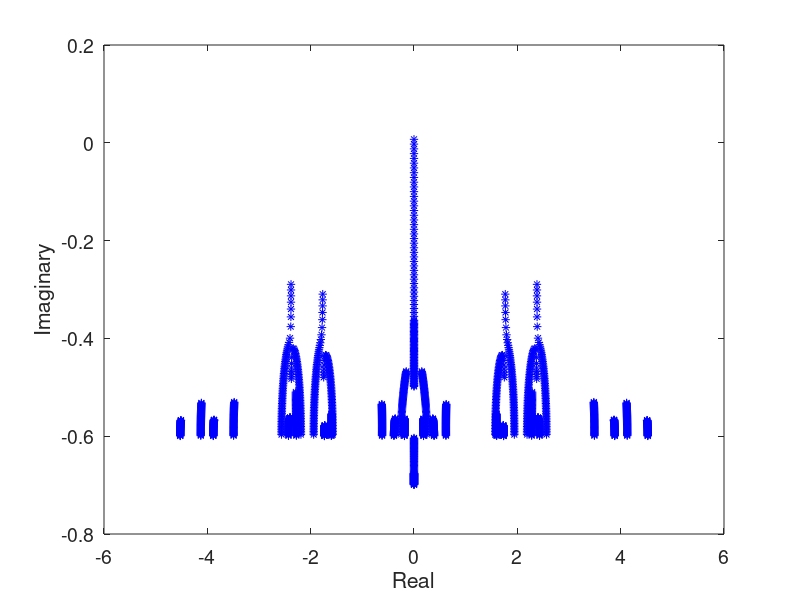
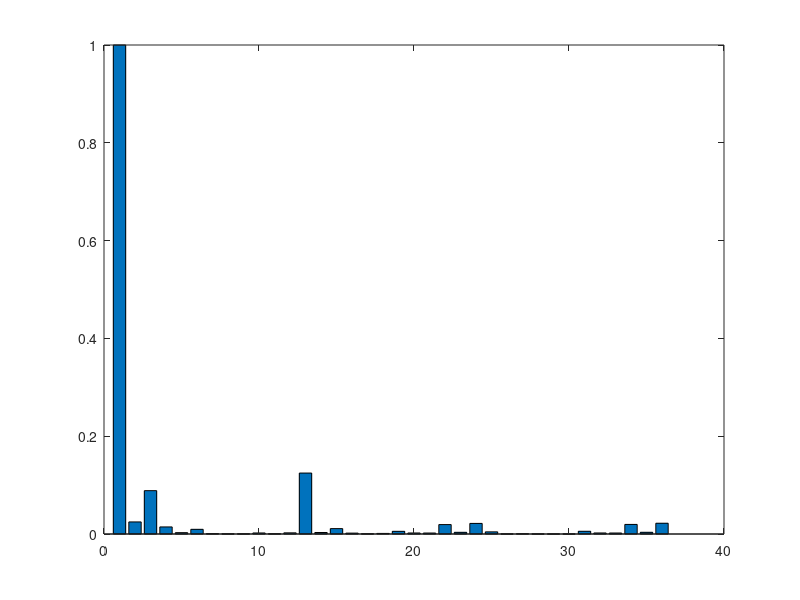
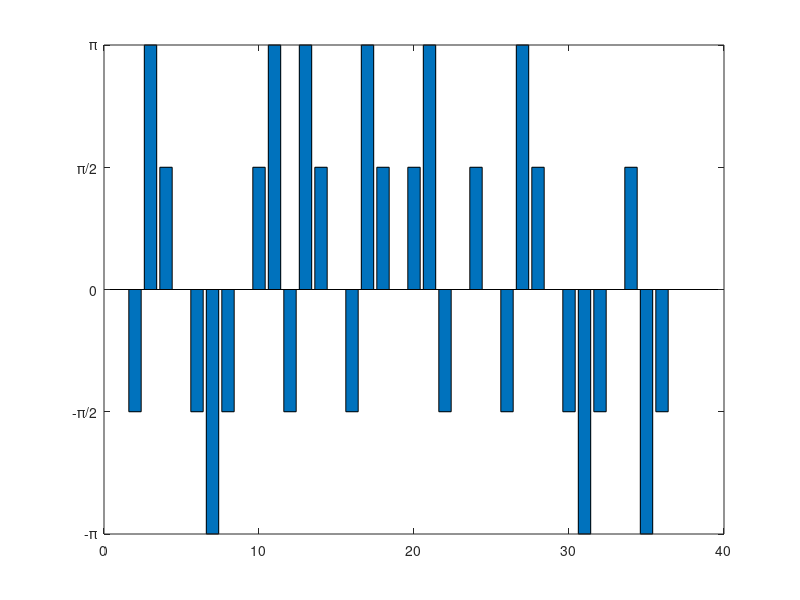
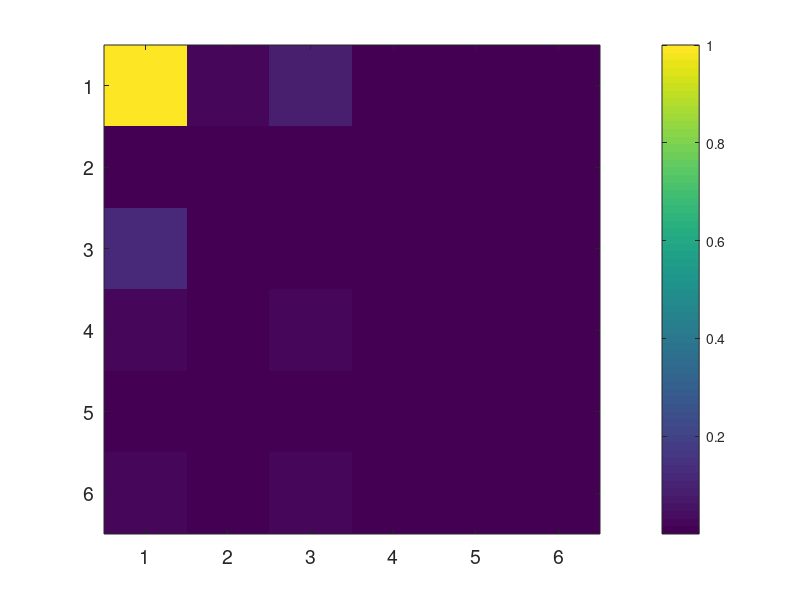

The MATLAB source for these figures, in order:
close all;
clc;
clear all;
t1 = 1;t2 = 1;
r = -0.2;k = 1;
N = 6;r0 = 0.5;
a = [repmat([0.596870221 1.592352575],[1 N/2-1]) 1.592352575];
b = ones(1,N-1).*[repmat([0.596870221 1.592352575],[1 N/2-1]) 1.592352575];
D = diag(-1i*r0 + repmat([0 1i*r],[1 N/2])) + diag(t1*b.*ones(1,N-1),1) + diag(t1*b.*ones(1,N-1),-1);
E = fliplr(diag(t2*ones(1,N)));
F = sparse(zeros(N));
H = sparse([D E*a(1) F F F F;...
            E*a(1) D E*a(2) F F F;...
            F E*a(2) D E*a(3) F F;...
            F F E*a(3) D E*a(4) F;...
            F F F E*a(4) D E*a(5);...
            F F F F E*a(5) D]);
    
%% open circle 3by3: S = [1 12 13 14 15 10 3]; 
%% backward diagonal: S = [1 12 11 14 15 22 21 28 29 32 31]; 
%% first column: S = [1 12 13 24 25 36];
%% S = [10 11 12 13 14 15 18 23 26 31];
%% S = [11 14 15 22 21 28 29];
%% S = [11 14 15 22 21]
% p = sparse(1,N^2);S = [8 10 11 21 22 28 29 35 ]; H = H + diag(p);D = 0.01*1i*eye(length(S));
p = sparse(1,N^2);S = [1 12 13 24 25 36]; H = H + diag(p);D = 0.01*1i*eye(length(S));
%%
figure;

while true
    H(S,S)
    H(S,S) = H(S,S) + D;[A,V] = eig(full(H));
    Re = diag(real(V)/t1);
    Im = diag(imag(V)/t1);
    plot(Re,Im,'b*');
    hold on;
    lam = diag(V);
    if find(imag(lam)>0)
        break
    end
    k = k+1;
end
xlabel('Real');
ylabel('Imaginary');
set(gca,'FontSize',14);
set(gcf, 'Position', [00, 00, 400, 300]);

Lasing = find(imag(diag(V))>0);
Intensity = abs(A(:,Lasing)).*abs(A(:,Lasing));
Intensity = Intensity./max(Intensity);
Phase = angle(A(:,Lasing));

figure;
bar(Intensity);
ylim([0 1]);
set(gcf, 'Position', [00, 00, 400, 300]);

figure;
bar(Phase);
ylim([-pi pi]);
set(gca,'ytick',[-pi,-pi/2,0,pi/2,pi]);
set(gca,'yticklabel',{'-\pi','-\pi/2','0','\pi/2','\pi'});
set(gcf, 'Position', [00, 00, 400, 300]);

for k = 1:1:N
    if mod(k,2) 
        RT(k,:) = Intensity((k-1)*N+(1:N));
    else
        RT(k,:) =  fliplr(Intensity((k-1)*N+(1:N))');
    end
end

for k = 1:1:N
    if mod(k,2)
        RA(k,:) = Phase((k-1)*N+(1:N));
    else
        RA(k,:) =  fliplr(Phase((k-1)*N+(1:N))');
    end
end

figure;
imagesc(RT);
colorbar;
set(gcf, 'Position', [00, 00, 400, 300]);
set(gca,'FontSize',14);

figure;
imagesc(RA);
colormap([0.5 0.5 0.5;0 1 1;0 1 0;1 0.5 0;0.5 0.5 0.5]);
colorbar;


